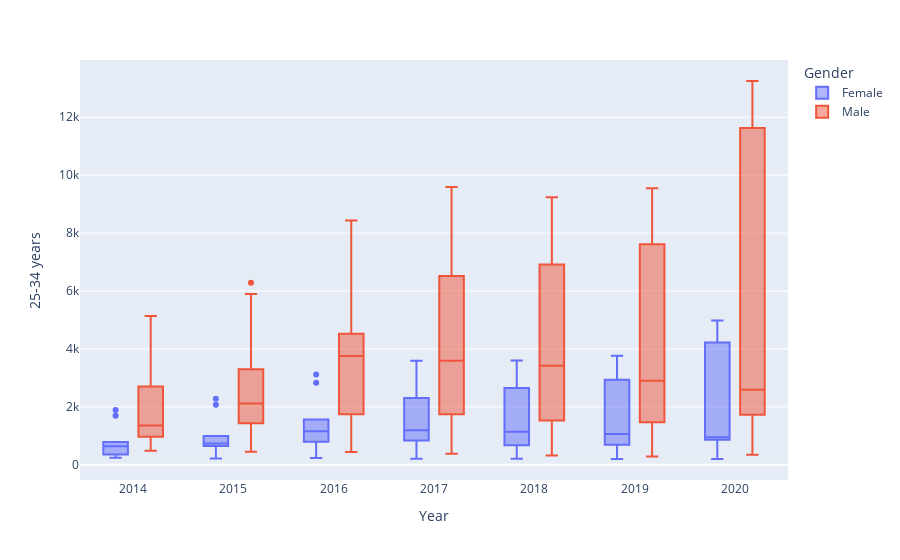

Notebook source saved alongside this figure:
### Code cell
# df = px.data.tips()
genderDf = opioidDf[opioidDf["Gender"] != "Both sexes"]

fig = px.box(genderDf, x="Year", y="25-34 years", color="Gender")
fig.update_traces(quartilemethod="exclusive") # or "inclusive", or "linear" by default
fig.show()

### Figure 1 — Plotly figure (JSON) as saved in the notebook; plotly's stock layout.template omitted (floating-point values rounded to 4 significant figures)
{"data": [{"alignmentgroup": "True", "hovertemplate": "Gender=Female<br>Year=%{x}<br>25-34 years=%{y}<extra></extra>", "legendgroup": "Female", "marker": {"color": "#636efa"}, "name": "Female", "notched": false, "offsetgroup": "Female", "orientation": "v", "quartilemethod": "exclusive", "showlegend": true, "type": "box", "x": [2020, 2020, 2020, 2020, 2020, 2020, 2020, 2020, 2020, 2020, 2019, 2019, 2019, 2019, 2019, 2019, 2019, 2019, 2019, 2019, 2018, 2018, 2018, 2018, 2018, 2018, 2018, 2018, 2018, 2018, 2017, 2017, 2017, 2017, 2017, 2017, 2017, 2017, 2017, 2017, 2016, 2016, 2016, 2016, 2016, 2016, 2016, 2016, 2016, 2016, 2015, 2015, 2015, 2015, 2015, 2015, 2015, 2015, 2015, 2015, 2014, 2014, 2014, 2014, 2014, 2014, 2014, 2014, 2014, 2014], "x0": " ", "xaxis": "x", "y": [4987, 965, 228, 4222, 940, 4697, 931, 205, 3999, 869, 3763, 1085, 220, 2938, 777, 3506, 1044, 201, 2751, 693, 3604, 1162, 230, 2655, 758, 3345, 1120, 206, 2480, 672, 3592, 1218, 244, 2308, 951, 3310, 1171, 212, 2136, 836, 3116, 1193, 262, 1568, 919, 2836, 1117, 232, 1445, 793, 2284, 995, 241, 720, 757, 2073, 939, 216, 659, 653, 1892, 787, 267, 418, 693, 1690, 748, 241, 357, 592], "y0": " ", "yaxis": "y"}, {"alignmentgroup": "True", "hovertemplate": "Gender=Male<br>Year=%{x}<br>25-34 years=%{y}<extra></extra>", "legendgroup": "Male", "marker": {"color": "#EF553B"}, "name": "Male", "notched": false, "offsetgroup": "Male", "orientation": "v", "quartilemethod": "exclusive", "showlegend": true, "type": "box", "x": [2020, 2020, 2020, 2020, 2020, 2020, 2020, 2020, 2020, 2020, 2019, 2019, 2019, 2019, 2019, 2019, 2019, 2019, 2019, 2019, 2018, 2018, 2018, 2018, 2018, 2018, 2018, 2018, 2018, 2018, 2017, 2017, 2017, 2017, 2017, 2017, 2017, 2017, 2017, 2017, 2016, 2016, 2016, 2016, 2016, 2016, 2016, 2016, 2016, 2016, 2015, 2015, 2015, 2015, 2015, 2015, 2015, 2015, 2015, 2015, 2014, 2014, 2014, 2014, 2014, 2014, 2014, 2014, 2014, 2014], "x0": " ", "xaxis": "x", "y": [13252, 2621, 376, 11632, 1844, 12647, 2562, 350, 11117, 1727, 9546, 2941, 304, 7612, 1584, 9031, 2856, 284, 7195, 1474, 9235, 3480, 342, 6913, 1630, 8718, 3369, 319, 6498, 1528, 9589, 3672, 421, 6517, 1903, 9015, 3515, 381, 6109, 1744, 8436, 3858, 490, 4526, 1907, 7896, 3658, 446, 4239, 1745, 6284, 3297, 494, 2176, 1570, 5899, 3132, 454, 2058, 1439, 5136, 2706, 529, 1056, 1422, 4760, 2563, 484, 970, 1289], "y0": " ", "yaxis": "y"}], "layout": {"autosize": true, "boxmode": "group", "legend": {"title": {"text": "Gender"}, "tracegroupgap": 0}, "margin": {"t": 60}, "xaxis": {"anchor": "y", "autorange": true, "domain": [0, 1], "range": [2013.0, 2021.0], "title": {"text": "Year"}, "type": "linear"}, "yaxis": {"anchor": "x", "autorange": true, "domain": [0, 1], "range": [-524.1, 13980.0], "title": {"text": "25-34 years"}, "type": "linear"}}}
